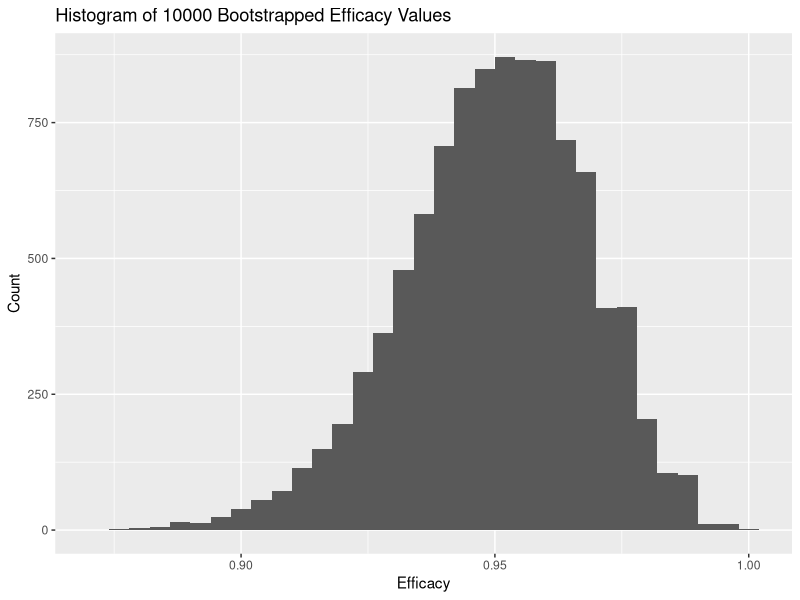

Generate this figure with R:
## ---- chunk 1
knitr::opts_chunk$set(echo = TRUE)
library(tidyverse)
## ---- chunk 2
set.seed(1130)
x_pop <- c(rep(1, 8), rep(0, 17403))
y_pop <- c(rep(1, 162), rep(0, 17349))

pi_hat_x <- 8 / (17411)
pi_hat_y <- 162 / (17511)

efficacy_initial <- (pi_hat_y - pi_hat_x)/pi_hat_y

B <- 10000

psi_stars <- lapply(1:B, FUN = function(i){
  samp_x <- sample(x_pop, length(x_pop), replace=T)
  samp_y <- sample(y_pop, length(y_pop), replace=T)
  xbar_star <- mean(samp_x)
  ybar_star <- mean(samp_y)
  psi_star <- (ybar_star - xbar_star) / ybar_star
  data.frame(psi_star)
})

psi_star_df <- data.frame(do.call(rbind, psi_stars))

ggplot(data=psi_star_df, mapping=aes(x=psi_star)) + 
  geom_histogram(binwidth = 0.004) +
  labs(title="Histogram of 10000 Bootstrapped Efficacy Values",
       x="Efficacy",
       y="Count"
       )
efficacy_se <- sd(psi_star_df$psi_star)


upper_efficacy <- efficacy_initial + 1.96 * efficacy_se
lower_efficacy <- efficacy_initial - 1.96 * efficacy_se

upper_efficacy_quantile <- quantile(psi_star_df$psi_star, probs=0.975)
lower_efficacy_quantile <- quantile(psi_star_df$psi_star, probs=0.025)

